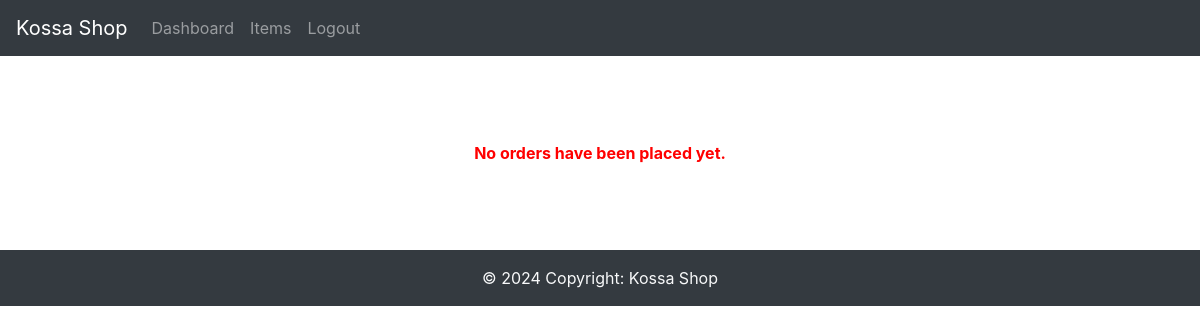
/admin/ (signed in), run on an earlier commit of the app's database.
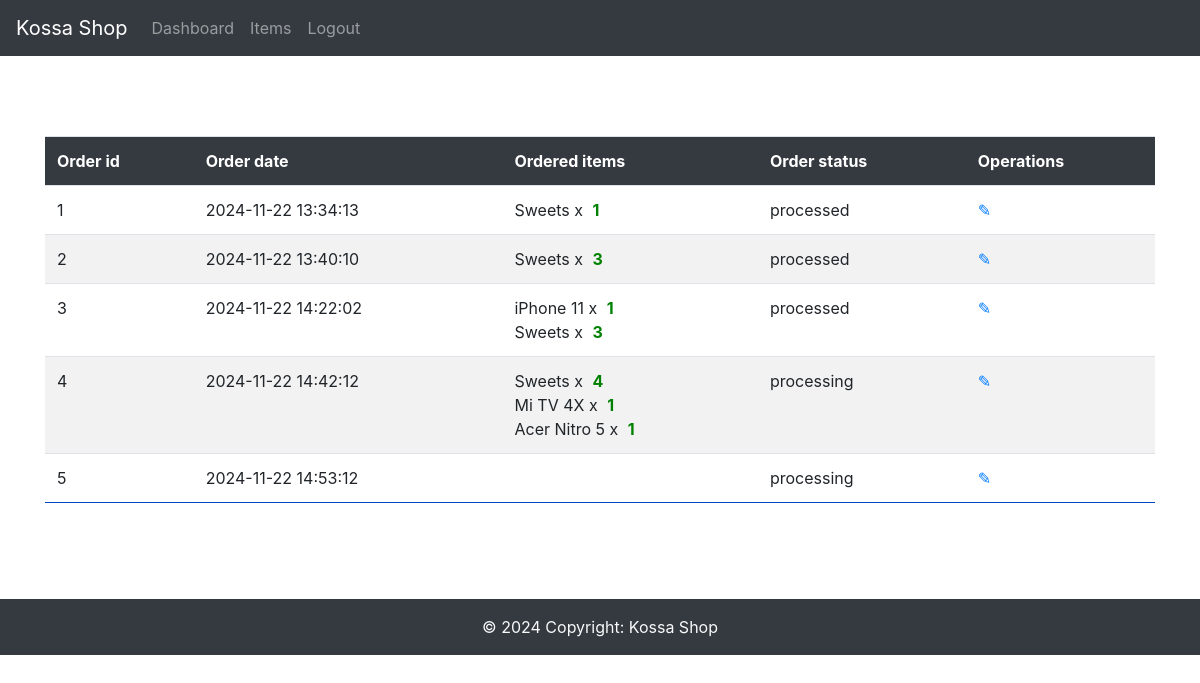
And on a later commit of the database.
### app/db_models.py (models this page shows)
class Order(db.Model):
    __tablename__ = "orders"
    id = db.Column(db.Integer, primary_key=True)
    uid = db.Column(db.Integer, db.ForeignKey('users.id'), nullable=False)
    date = db.Column(db.DateTime, nullable=False)
    status = db.Column(db.String(50), nullable=False)
    items = db.relationship("Ordered_item", backref="order")
    user = db.relationship('User', back_populates='orders', lazy=True)

class Ordered_item(db.Model):
    __tablename__ = "ordered_items"
    id = db.Column(db.Integer, primary_key=True)
    oid = db.Column(db.Integer, db.ForeignKey('orders.id'), nullable=False)
    itemid = db.Column(db.Integer, db.ForeignKey('items.id'), nullable=False)
    quantity = db.Column(db.Integer, db.ForeignKey('cart.quantity'), nullable=False)

class Item(db.Model):
    __tablename__ = "items"
    id = db.Column(db.Integer, primary_key=True)
    name = db.Column(db.String(100), nullable=False)
    price = db.Column(db.Float, nullable=False)
    category = db.Column(db.Text, nullable=False)
    image = db.Column(db.String(250), nullable=False)
    details = db.Column(db.String(250), nullable=False)
    price_id = db.Column(db.String(250), nullable=False)
    orders = db.relationship("Ordered_item", backref="item")
    in_cart = db.relationship("Cart", backref="item")

### app/funcs.py (the view)
	def wrapper(*args, **kwargs):
		if current_user.is_authenticated and current_user.admin == 1:
			return func(*args, **kwargs)
		else:
			return "You are not Authorized to access this URL."

### app/__init__.py (called while the page is built)
@app.context_processor
def inject_now():
	return {'now': datetime.utcnow()}

@login_manager.user_loader
def load_user(user_id):
	return User.query.get(user_id)

### app/admin/routes.py (called while the page is built)
@admin.route('/')
@admin_only
def dashboard():
    orders = Order.query.all()
    return render_template("admin/home.html", orders=orders)

### app/funcs.py (called while the page is built)
def admin_only(func):
	def wrapper(*args, **kwargs):
		if current_user.is_authenticated and current_user.admin == 1:
			return func(*args, **kwargs)
		else:
			return "You are not Authorized to access this URL."
	wrapper.__name__ = func.__name__
	return wrapper

### app/admin/templates/admin/home.html (shortened to what this page needs)
{% extends "admin/base.html" %}
{% block content %}
    {% if not orders %}
		<div class="flash-error">No orders have been placed yet.</div>
	{% else %}
    <table class="table table-striped">
        <tr>
            <th>Order id</th>
            <th>Order date</th>
			<th>Ordered items</th>
			<th>Order status</th>
			<th>Operations</th>
        </tr>
    {% for order in orders %}
        <tr>
            <td>{{ order.id }}</td>
            <td>{{ order.date.strftime('%Y-%m-%d %H:%M:%S') }}</td>
			<td>
				{% for i in order.items %}
				{{ i.item.name }} x <span class="success">{{ i.quantity }}</span><br>
				{% endfor %}
			</td>
			<td>{{ order.status }}</td>
			<td>
				<a href="{{ url_for('admin.edit', type='order', id=order.id) }}">&#9998;</a>
			</td>
        </tr>
    {% endfor %}
    </table>
	{% endif %}
{% endblock %}

### app/admin/templates/admin/base.html (shortened to what this page needs)
{% import "bootstrap/wtf.html" as wtf %}
<!DOCTYPE html>
<html lang="en">
  <head>
    <link rel="stylesheet" href="https://maxcdn.bootstrapcdn.com/bootstrap/4.0.0/css/bootstrap.min.css">
    <link rel="stylesheet" type="text/css" href="{{ url_for('admin.static', filename='styles.css') }}">
  </head>
  <body>
    <nav class="navbar navbar-expand-lg navbar-dark bg-dark">
      <a class="navbar-brand" href="{{ url_for('home') }}">Kossa Shop</a>
      <div class="collapse navbar-collapse" id="navbarNav">
        <ul class="navbar-nav">
          <li class="nav-item">
            <a class="nav-link" href="{{ url_for('admin.dashboard') }}">Dashboard</a>
          </li>
          {% if not current_user.is_authenticated %}
            <li class="nav-item">
              <a class="nav-link" href="{{ url_for('login') }}">Login</a>
            </li>
            <li class="nav-item">
              <a class="nav-link" href="{{ url_for('register') }}">Register</a>
            </li>
          {% else %}
            <li class="nav-item">
              <a class="nav-link" href="{{ url_for('admin.items') }}">Items</a>
            </li>
            <li class="nav-item">
              <a class="nav-link" href="{{ url_for('logout') }}">Logout</a>
            </li>
          {% endif %}
        </ul>
      </div>
    </nav>
    <div class="container">
      <div class="main">
        {% block content %}
        {% endblock %}
      </div>
    </div>
    <footer class="bg-dark text-center text-lg-start text-light">
      <div class="text-center p-3">
        © {{ now.year }} Copyright:
        Kossa Shop
      </div>
    </footer>
  </body>
</html>

### app/admin/static/styles.css (style rules this page uses)
.main { padding: 10vh 0; }
table { margin: 0 auto; }
table th { color: white; background-color: #343a40; padding: 15px; }
table tr { border-bottom:1px solid #0046C2; }
table td, th { padding:5px 30px; }
.flash-error, .help-block, .success { text-align: center; padding: 5px; font-weight:bold; }
.success { color:green; }

What changed in the data, as far as the page shows it:
added Order: id "1", date "2024-11-22 13:34:13", status "processed"
added Ordered_item: item.name "Sweets", quantity "1"
added Order: id "2", date "2024-11-22 13:40:10", status "processed"
added Ordered_item: item.name "Sweets", quantity "3", shown under "2"
added Order: id "3", date "2024-11-22 14:22:02", status "processed"
added Ordered_item: item.name "iPhone 11", quantity "1", shown under "3"
added Ordered_item: item.name "Sweets", quantity "3"
added Order: id "4", date "2024-11-22 14:42:12", status "processing"
added Ordered_item: item.name "Sweets", quantity "4"
added Ordered_item: item.name "Mi TV 4X", quantity "1", shown under "4"
added Ordered_item: item.name "Acer Nitro 5", quantity "1", shown under "4"
added Order: id "5", date "2024-11-22 14:53:12", status "processing"
Also different on the page:
text no longer shown: "No orders have been placed yet."
text now shown: "Order id Order date Ordered items Order status Operations"
